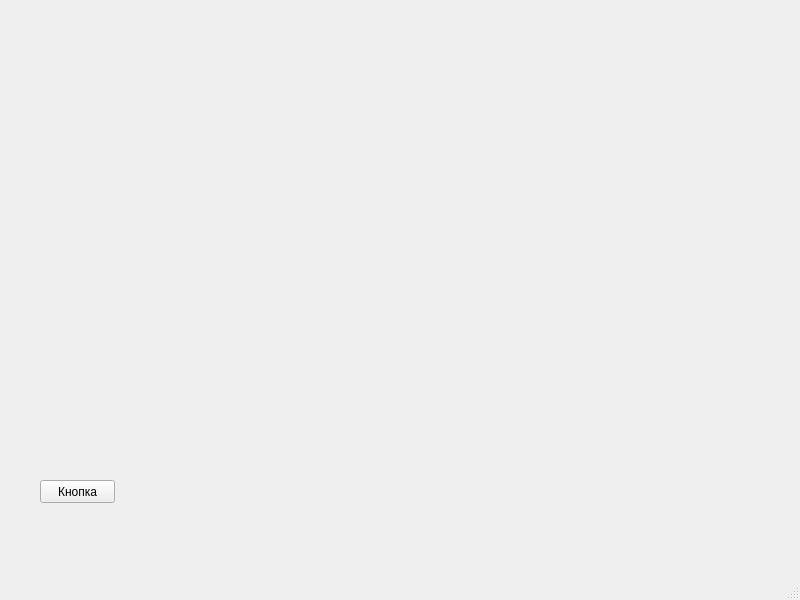
<?xml version="1.0" encoding="UTF-8"?>
<ui version="4.0">
 <class>MainWindow</class>
 <widget class="QMainWindow" name="MainWindow">
  <property name="geometry">
   <rect>
    <x>0</x>
    <y>0</y>
    <width>800</width>
    <height>600</height>
   </rect>
  </property>
  <property name="windowTitle">
   <string>MainWindow</string>
  </property>
  <widget class="QWidget" name="centralwidget">
   <widget class="QPushButton" name="pushButton">
    <property name="geometry">
     <rect>
      <x>40</x>
      <y>480</y>
      <width>75</width>
      <height>23</height>
     </rect>
    </property>
    <property name="text">
     <string>Кнопка</string>
    </property>
   </widget>
  </widget>
  <widget class="QMenuBar" name="menubar">
   <property name="geometry">
    <rect>
     <x>0</x>
     <y>0</y>
     <width>800</width>
     <height>21</height>
    </rect>
   </property>
  </widget>
  <widget class="QStatusBar" name="statusbar"/>
 </widget>
 <resources/>
 <connections/>
</ui>
